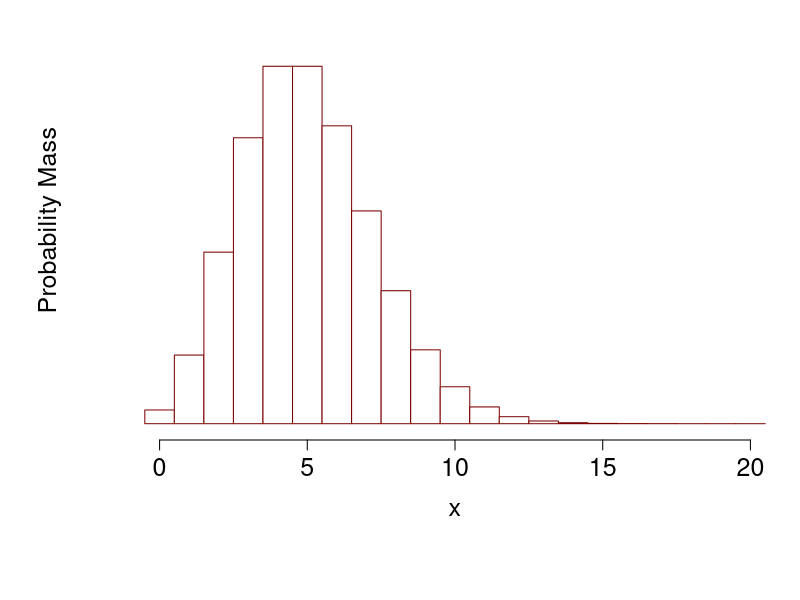
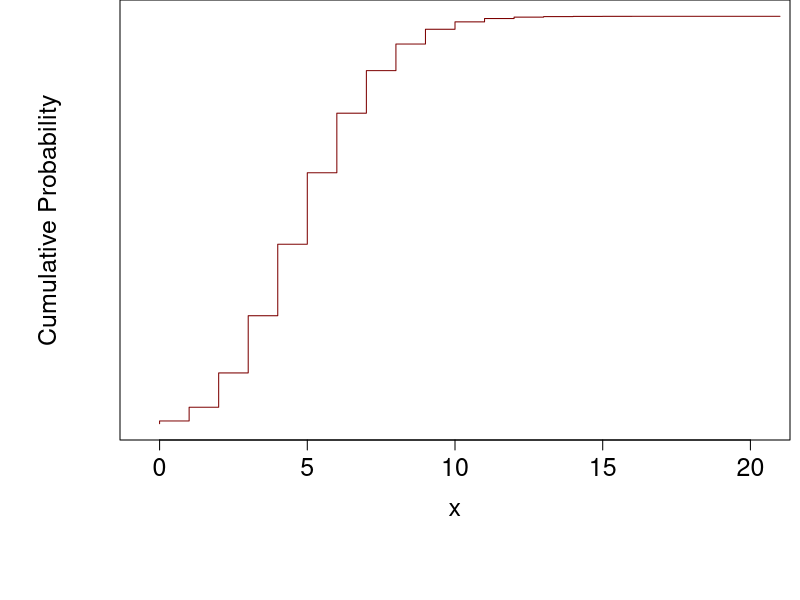

Here is the R script that generated these plots, in order:
"Poisson (poisson) probability mass function that allocates probabilities
across the natural numbers"
c_light <- c("#DCBCBC")
c_light_highlight <- c("#C79999")
c_mid <- c("#B97C7C")
c_mid_highlight <- c("#A25050")
c_dark <- c("#8F2727")
c_dark_highlight <- c("#7C0000")

plot_poisson <- function(l) {
  p <- hist(0, breaks=0:21-0.5, plot=FALSE)
  p$counts <- dpois(0:20, l)

  par(mar = c(8, 6, 0, 0.5))
  plot(p, main="", col="white", border=c_dark_highlight,
       xlab="x", xlim=c(-0.5, 20.5), 
       ylab="Probability Mass", ylim=c(0, 0.2), yaxt='n',
       cex.lab=1.5, cex.axis=1.5, cex.main=1.5, cex.sub=1.5)
}

l <- 5
plot_poisson(l)

"Cumulative distribution function."

B <- 21
xs <- rep(0:B, each=2)
cdfs <- sapply(1:length(xs), function(n) ifelse(n > 1, ppois(xs[n - 1], l), 0))

par(mar = c(8, 6, 0, 0.5))
plot(xs, cdfs, type="l", main="", col=c_dark_highlight, 
     xlab="x", xlim=c(-0.5, 20.5), 
     ylab="Cumulative Probability", ylim=c(0, 1), yaxt='n',
     cex.lab=1.5, cex.axis=1.5, cex.main=1.5, cex.sub=1.5)
